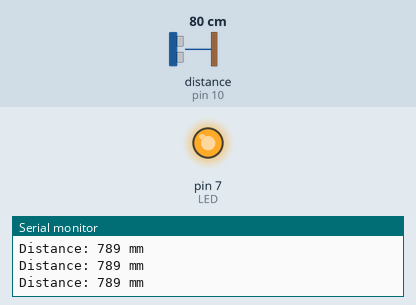
This sketch was run on a simulated Arduino Uno, built with avr-gcc and run on an emulated ATmega328P. On the bench: output pins drawn as LEDs (lit = HIGH), the last lines printed to the serial monitor. Wiring (inferred from the names in the program): ultrasonic range finder: trigger pin 9; echo pin 10. The test bench sets the inputs (shaded band); at power-on: distance to the obstacle (sensor on pin 10) 80 cm. The echo pulse lasts 58.3 µs per cm; pins used as bus, display or sensor lines are not drawn.

Above: at 1.2 s.
1.3 s: distance to the obstacle (sensor on pin 10) set to 12 cm
4.3 s: distance to the obstacle (sensor on pin 10) set to 9 cm
At 5.2 s:
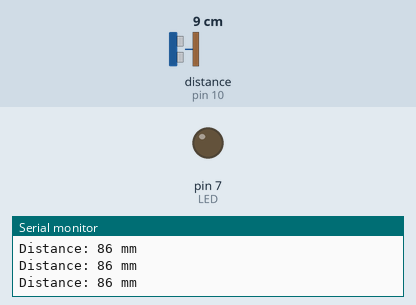
Timing chart, 0 to 7.3 s (numbered marks = the images above; inputs shaded):
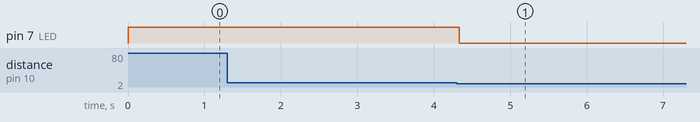

Measured:
- the behaviour switches between 11 and 10 cm on distance to the obstacle (sensor on pin 10) (found by bisection; images 0 and 1)
- after the input at 4.3 s, pin 7 (LED): HIGH → LOW at once

The sketch:

HC-SR04_ultrasonic_sensor_mjerenje_udaljenosti.ino
```cpp
// definiranje pinova
const int trigPin = 9;
const int echoPin = 10;
const int LED =7;

// definiranje varijabli
long duration;
int distance;

void setup() {
pinMode(trigPin, OUTPUT); // Postavlja trigPin kao Output
pinMode(echoPin, INPUT);// Postavlja echoPin kao Input
pinMode(LED, OUTPUT); //Postavlja LED pin kao Output
Serial.begin(9600); // Započinje serial communication
}

void loop() {
// Briše trigPin
digitalWrite(trigPin, LOW);
delayMicroseconds(2);

// Postavlja trigPin u HIGH stanje 10 mikrosekundi
digitalWrite(trigPin, HIGH);
delayMicroseconds(10);
digitalWrite(trigPin, LOW);

// Čita echoPin, vraća vrijeme putovanja zvučnog vala u mikrosekundama
duration = pulseIn(echoPin, HIGH);

// Izračunavanje udaljenosti
distance= duration*0.34/2; //daje udaljenost u mm

// Ispisuje udaljenost u Serial Monitor
Serial.print("Distance: ");
Serial.print(distance);
Serial.println(" mm");
if (distance >100)
{digitalWrite (LED,HIGH);}
  else{ digitalWrite (LED, LOW);}
}
```
